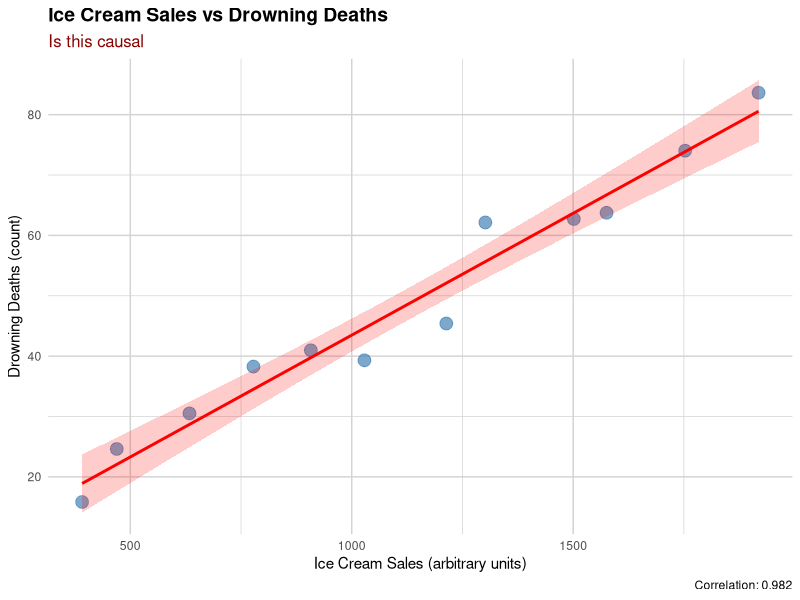
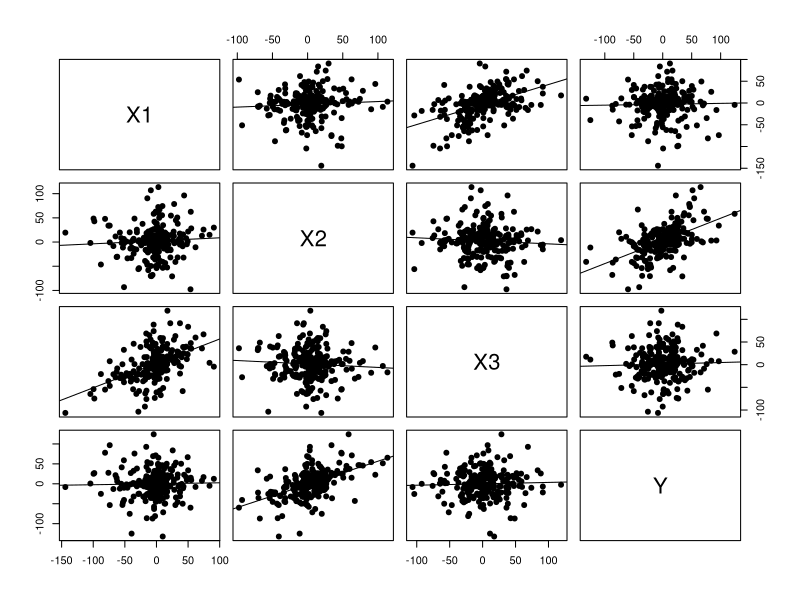
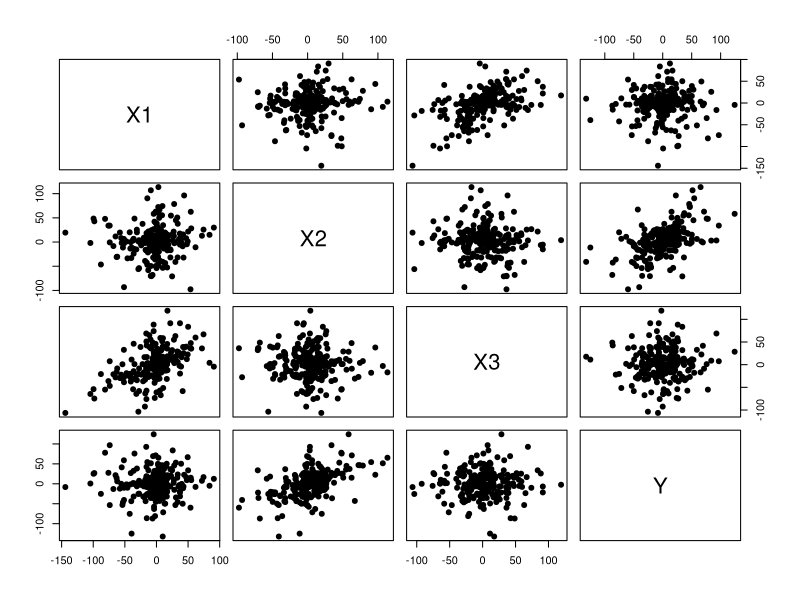

The R source for these figures, in order:
## ---- chunk 1
knitr::opts_chunk$set(echo = FALSE, fig.align='center')

library(DiagrammeR)
library(ggplot2)
library(knitr)
## ---- chunk 2

#| out-width: 12in
#| out-height: 3.5in

# Demonstrating Confounding: Ice Cream Sales vs Drowning Deaths
# A classic example showing how correlation does not imply causation

# Load required libraries
library(tidyverse)
library(ggplot2)
library(corrplot)

# Create synthetic data based on realistic patterns
set.seed(42)

# Temperature is the confounder (in Celsius)
temperature <- seq(5, 35, length.out = 12)  # Monthly temperatures

# Ice cream sales increase with temperature
ice_cream_sales <- 100 + 50 * temperature + rnorm(12, 0, 30)
ice_cream_sales <- pmax(ice_cream_sales, 0)  # Ensure non-negative

# Drowning deaths increase with temperature (people swim more)
drowning_deaths <- 10 + 2 * temperature + rnorm(12, 0, 3)

# Create a data frame
data <- tibble(
  month = month.abb,
  temperature = temperature,
  ice_cream_sales = ice_cream_sales,
  drowning_deaths = drowning_deaths
)

# Create scatter plot showing the correlation
scatter_plot <- data %>%
  ggplot(aes(x = ice_cream_sales, y = drowning_deaths)) +
  geom_point(size = 4, color = "steelblue", alpha = 0.7) +
  geom_smooth(method = "lm", se = TRUE, color = "red", fill = "red", alpha = 0.2) +
  labs(
    title = "Ice Cream Sales vs Drowning Deaths",
    subtitle = "Is this causal",
    x = "Ice Cream Sales (arbitrary units)",
    y = "Drowning Deaths (count)",
    caption = paste("Correlation:", round(cor(data$ice_cream_sales, data$drowning_deaths), 3))
  ) +
  theme_minimal() +
  theme(
    plot.title = element_text(face = "bold", size = 14),
    plot.subtitle = element_text(size = 12, color = "darkred"),
    panel.grid = element_line(color = "lightgray")
  )

print(scatter_plot)

## ---- chunk 3
set.seed(5)
x <- rnorm(500, sd=runif(500, 2, 50))
x2 <- 0.5 *x + rnorm(500, sd=runif(500, 2, 50))
d <- matrix(c(x,x2), 250)
colnames(d) <-   c("X1","X2", "X3", "Y")

panel_regression_line = function(x,y, ...){
  points(x,y,...)
  linear_regression = lm(y~x)
  linear_regression_line = abline(linear_regression)
}


pairs(d, pch = 19, lower.panel=panel_regression_line, upper.panel = panel_regression_line)
## ---- chunk 4
set.seed(5)
x <- rnorm(500, sd=runif(500, 2, 50))
x2 <- 0.5 *x + rnorm(500, sd=runif(500, 2, 50))
d <- matrix(c(x,x2), 250)
V <- cov(d)
colnames(V)  <- c("X1","X2", "X3", "Y")
rownames(V)  <- c("X","X2", "X3", "Y")
kable(V)
## ---- chunk 5
set.seed(5)
x <- rnorm(500, sd=runif(500, 2, 50))
x2 <- 0.5 *x + rnorm(500, sd=runif(500, 2, 50))
d <- matrix(c(x,x2), 250)
V <- cov(d)
colnames(V)  <- c("X1","X2", "X3", "Y")
rownames(V)  <- c("X","X2", "X3", "Y")
kable(cov2cor(V))
## ---- chunk 6
set.seed(5)
x <- rnorm(500, sd=runif(500, 2, 50))
x2 <- 0.5 *x + rnorm(500, sd=runif(500, 2, 50))
d <- matrix(c(x,x2), 250)
colnames(d) <-   c("X1","X2", "X3", "Y")
pairs(d, pch = 19)
